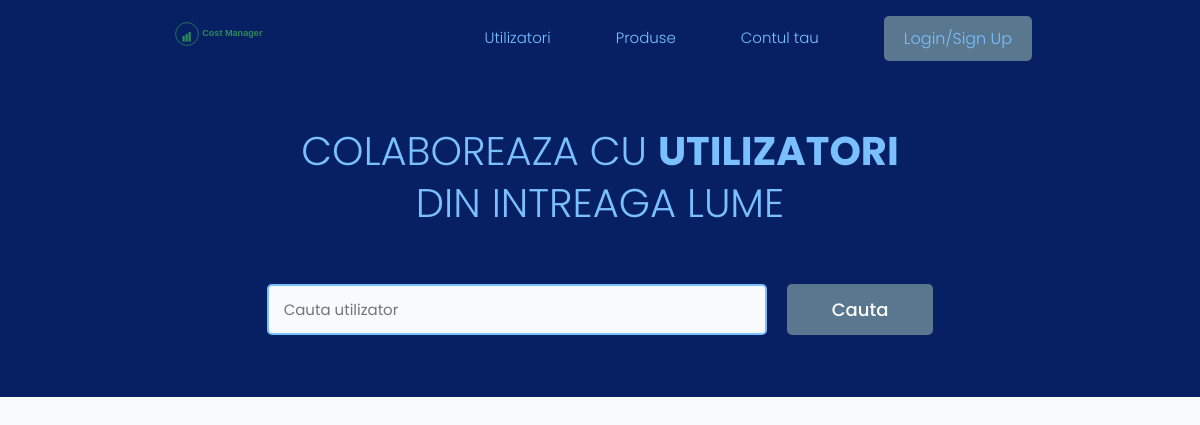
Before: / with the older database file.
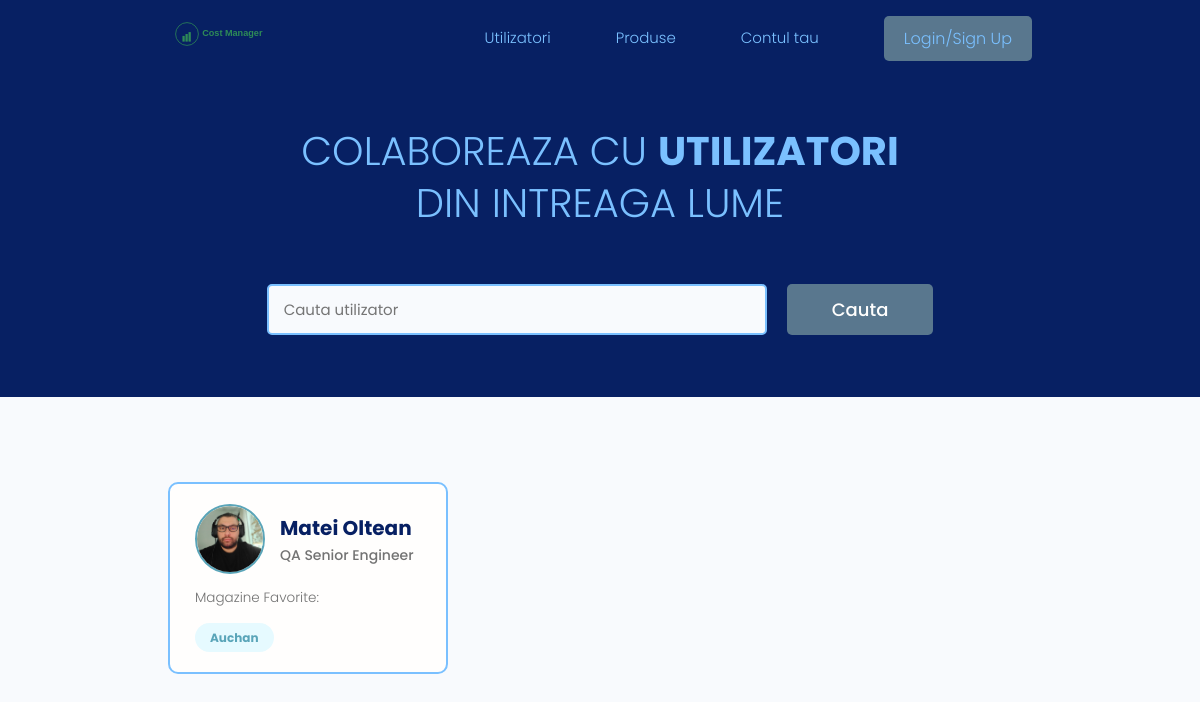
After: the same page with the newer database file.
### users/models.py (models this page shows, shortened)
class Profile(models.Model):
    user = models.OneToOneField(User, on_delete=models.CASCADE, null=True, blank=True)
    nume = models.CharField(max_length=200, blank=True, null=True)
    prenume = models.CharField(max_length=200, blank=True, null=True)
    bio = models.CharField(max_length=200, blank=True, null=True)
    email = models.EmailField(max_length=500, blank=True, null=True)
    username = models.CharField(max_length=200, blank=True, null=True)
    magazine_favorite = models.CharField(max_length=200, blank=True, null=True)
    poza_profil = models.ImageField(null=True, blank=True, upload_to='profiles/', default="profiles/user_default.png")
    social_github = models.CharField(max_length=200, blank=True, null=True)
    social_linkedin = models.CharField(max_length=200, blank=True, null=True)
    social_twitter = models.CharField(max_length=200, blank=True, null=True)
    social_instagram = models.CharField(max_length=200, blank=True, null=True)
    created = models.DateTimeField(auto_now_add=True)
    id = models.UUIDField(default=uuid.uuid4, unique=True, primary_key=True, editable=False)

### users/views.py (the view)
# urls.py: path('', views.profiles, name='profiles'),
def profiles(request):
    profiles, search_query = searchProfiles(request)
    context = {'profiles': profiles, 'search_query': search_query}
    return render(request, 'users/profiles.html', context)

### users/utils.py (called while the page is built)
def searchProfiles(request):
    search_query = ''
    if request.GET.get('search_query'):
        search_query = request.GET.get('search_query')
    profiles = Profile.objects.distinct().filter(
        Q(nume__icontains=search_query) |
        Q(prenume__icontains=search_query) |
        Q(magazine_favorite__icontains=search_query)
    )
    return profiles, search_query

### users/templates/users/profiles.html (shortened to what this page needs)
{% extends 'main.html' %}
{% block content %}
  <main class="home">
    <section class="hero-section text-center">
      <div class="container container--narrow">
        <div class="hero-section__box">
          <h2>COLABOREAZA CU <span>UTILIZATORI</span></h2>
          <h2>DIN INTREAGA LUME</h2>
        </div>
        <div class="hero-section__search">
          <form class="form" action="{% url 'profiles' %}" method="get">
            <div class="form__field">
              <input class="input input--text" id="formInput#search" type="text" name="search_query"
              value="{{search_query}}"  placeholder="Cauta utilizator"/>
            </div>
            <input class="btn btn--sub btn--lg" type="submit" value="Cauta" />
          </form>
        </div>
      </div>
    </section>
    <section class="devlist">
      <div class="container container--narrow">
        <div class="grid grid--three">
          {% for profile in profiles %}
          <div class="column card">
            <div class="dev">
              <a href="{% url 'user_profile' profile.id %}" class="card__body">
                <div class="dev__profile">
                  <img class="avatar avatar--md" src="{{profile.poza_profil.url}}" />
                  <div class="dev__meta">
                    <h3>{{profile.nume}} {{ profile.prenume}}</h3>
                    <h5>QA Senior Engineer</h5>
                  </div>
                </div>
                <p class="dev__info">
                Magazine Favorite:
                </p>
                <div class="dev__skills">
                  <span class="tag tag--pill tag--main">
                    <small><b>{{ profile.magazine_favorite}}</b></small>
                  </span>
                </div>
              </a>
            </div>
          </div>
        </div>
        {% endfor%}
      </div>
    </section>
  </main>
{% endblock content %}

### templates/main.html (shortened to what this page needs)
<!DOCTYPE html>
{% load static %}
<html lang="en">
<head>
    <link rel="stylesheet" href="https://cdn.iconmonstr.com/1.3.0/css/iconmonstr-iconic-font.min.css" />
    <link rel="stylesheet" href="{% static 'uikit/styles/uikit.css' %}" />
    <link rel="stylesheet" href="{% static 'styles/app.css' %}" />
</head>
<body>
  {% include 'navbar.html' %}
  {% block content%}
  {% endblock content%}
</body>
</html>

### templates/navbar.html (shortened to what this page needs)
{% load static %}
<header class="header">
    <div class="container container--narrow">
      <a href="{% url 'profiles' %}" class="header__logo">
        <img src="{% static 'images/logo.svg' %}" alt="CostManager Logo" />
      </a>
      <nav class="header__nav">
        <ul class="header__menu">
          <li class="header__menuItem"><a href="{% url 'profiles' %}">Utilizatori</a></li>
          <li class="header__menuItem"><a href="{% url 'favoriteproducts' %}">Produse</a></li>
          <li class="header__menuItem"><a href="{% url 'account' %}">Contul tau</a></li>
          {% if request.user.is_authenticated %}
          <li class="header__menuItem"><a href="{% url 'login' %}" class="btn btn--sub">Logout</a></li>
          {% else %}
          <li class="header__menuItem"><a href="{% url 'logout' %}" class="btn btn--sub">Login/Sign Up</a></li>
          {% endif%}
        </ul>
      </nav>
    </div>
</header>

### static/styles/app.css (style rules this page uses)
:root { --color-sub: #072063; --color-sub-light: #59778e; --color-light: #7ac0ff; }
.btn--sub { background-color: var(--color-sub-light); }
.card { border: 2px solid var(--color-light); }
img { width: 100%; }
.header { position: sticky; z-index: 111; background-color: var(--color-sub); padding: 1.5rem 0; }
.header > .container { display: flex; justify-content: space-between; align-items: center; }
.header__logo > img { height: 3.8rem; }
.header__nav > ul { display: inline-flex; align-items: center; list-style: none; gap: 6.5rem; }
.header__menuItem > a { color: var(--color-light); font-weight: 300; }
.hero-section { height: 40vh; display: flex; align-items: center; background-color: var(--color-sub); }
.hero-section__box { margin-bottom: 4rem; }
.hero-section__box > h2, .hero-section__box > h2 > span { font-size: 4rem; color: var(--color-light); line-height: 1.3; text-transform: uppercase; }
.hero-section__box > h2 { font-weight: 300; }
.hero-section__box > h2 > span { font-weight: 700; }
.hero-section__search > .form { display: flex; align-items: center; justify-content: center; gap: 2rem; }
.hero-section__search > .form input.input--text { width: 50rem; }
.devlist { margin-top: 8rem; }
.devlist .grid { align-items: stretch; }
.devlist .dev .dev__profile { display: flex; align-items: center; gap: 1.5rem; }
.devlist .dev .dev__meta h3 { color: var(--color-sub); font-size: 2rem; font-weight: 700; }
.devlist .dev .dev__meta h5 { color: var(--color-text); font-size: 1.4rem; font-weight: 500; }
.devlist .dev .dev__info { margin: 1.5rem 0; font-size: 1.35rem; line-height: 1.4; text-align: justify; }

### static/uikit/styles/modules/_variables.css (style rules this page uses)
:root { --color-main: #5aa5b9; --color-main-light: #e6faff; --color-sub: #3f4156; --color-sub-light: #51546e; --color-sub-lighter: #ededfd; --color-text: #737373; --color-gray: #8b8b8b; --color-light: #e5e7eb; --color-light-gray: #767676; --color-bg: #f8fafd; --color-white: #fffefd; --color-white-light: #f3f3f3; --color-success: #359e64; --color-success-bg: #def8e8; --color-error: #fc4b0b; --color-error-bg: #fff2ee; --font-base: 'Poppins', arial, helvetica, 'Segoe UI', roboto, ubuntu, sans-serif; --font-monospace: 'Fira Code', 'Courier New', courier, monospace; --font-regular: 300; --font-medium: 500; --font-bold: 700; --generic-shadow: 1px 1px 5px #00000010; --generic-transition: all 0.3s ease-in-out; }

### static/uikit/styles/modules/_base.css (style rules this page uses)
* { margin: 0; padding: 0; box-sizing: border-box; text-rendering: optimizeLegibility; color: inherit; font-size: inherit; }
html { font-size: 50%; }
@media only screen and (min-width: 480px) { html { font-size: 56.25%; } }
@media only screen and (min-width: 1200px) { html { font-size: 62.5%; } }
body { line-height: 1.6; font-weight: 400; font-size: 1.5rem; color: var(--color-text); background-color: var(--color-bg); min-height: 100vh; }

### static/uikit/styles/modules/_typography.css (style rules this page uses)
* { font-family: var(--font-base); }
h2 { font-size: 3.6rem; font-weight: var(--font-bold); }
h3 { font-size: 3.2rem; font-weight: var(--font-medium); }
h5 { font-size: 2.4rem; font-weight: var(--font-medium); }
h5, h6 { font-weight: var(--font-regular); }
p, span, strong { font-size: 1.6rem; color: var(--color-text); font-weight: var(--font-regular); }
a { padding-bottom: 2px; text-decoration: none; display: inline-block; color: var(--color-main); font-weight: var(--font-medium); }

### static/uikit/styles/modules/_utilities.css (style rules this page uses)
.container { width: 92%; max-width: 165rem; margin: 0 auto; box-sizing: border-box; }
.container--narrow { width: 92%; max-width: 120rem; }
@media screen and (min-width: 1000px) { .container { width: 90%; } }
@media screen and (min-width: 1000px) { .container--narrow { width: 85%; } }
@media screen and (min-width: 1200px) { .container { width: 80%; } }
@media screen and (min-width: 1200px) { .container--narrow { width: 72%; } }
.text-center { text-align: center; }

### static/uikit/styles/modules/_avatar.css (style rules this page uses)
.avatar { border-radius: 50%; border: 2px solid var(--color-main); object-fit: cover; }
.avatar--md { height: 7rem; width: 7rem; }

### static/uikit/styles/modules/_card.css (style rules this page uses)
.card { border-radius: 1rem; background-color: var(--color-white); border: 1.5px solid var(--color-light); width: auto; height: auto; margin-top: 0.5rem; margin-bottom: 0.5rem; overflow: hidden; }
.card__body, .card__header { padding: 2rem 2.5rem; }

Changed rows visible on the page:
added Profile: poza_profil (picture), nume "Matei", prenume "Oltean", magazine_favorite "Auchan"
